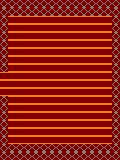

This is a level from a 2D game, rendered from its Tiled map with the project's own tilesets. A one-line summary and the complete map file follow:
An orthogonal 15x20 tile map with 8x8 px tiles, 1 tile layer (Capa de Patrones 1).

<map version="1.0" tiledversion="2018.06.01" orientation="orthogonal" renderorder="right-down" width="15" height="20" tilewidth="8" tileheight="8" infinite="0" nextlayerid="2" nextobjectid="1">
 <tileset firstgid="1" name="tiles" tilewidth="8" tileheight="8" tilecount="45" columns="9">
  <image source="../../tiles.png" width="72" height="40" />
 </tileset>
 <layer id="1" name="Capa de Patrones 1" width="15" height="20">
  <data encoding="csv">
31,31,31,31,31,31,31,31,31,31,31,31,31,31,31,
32,31,31,31,31,31,31,31,31,31,31,31,31,31,32,
32,1,1,1,1,1,1,1,1,1,1,1,1,1,32,
32,1,1,1,1,1,1,1,1,1,1,1,1,1,32,
32,1,1,1,1,1,1,1,1,1,1,1,1,1,32,
32,1,1,1,1,1,1,1,1,1,1,1,1,1,32,
32,1,1,1,1,1,1,1,1,1,1,1,1,1,32,
32,1,1,1,1,1,1,1,1,1,1,1,1,1,32,
32,1,1,1,1,1,1,1,1,1,1,1,1,1,32,
1,1,1,1,1,1,1,1,1,1,1,1,1,1,32,
1,1,1,1,1,1,1,1,1,1,1,1,1,1,32,
1,1,1,1,1,1,1,1,1,1,1,1,1,1,32,
32,1,1,1,1,1,1,1,1,1,1,1,1,1,32,
32,1,1,1,1,1,1,1,1,1,1,1,1,1,32,
32,1,1,1,1,1,1,1,1,1,1,1,1,1,32,
32,1,1,1,1,1,1,1,1,1,1,1,1,1,32,
32,1,1,1,1,1,1,1,1,1,1,1,1,1,32,
32,1,1,1,1,1,1,1,1,1,1,1,1,1,32,
32,31,31,31,31,31,31,31,31,31,31,31,31,31,32,
32,32,32,32,32,32,32,32,32,32,32,32,32,32,32
</data>
 </layer>
</map>